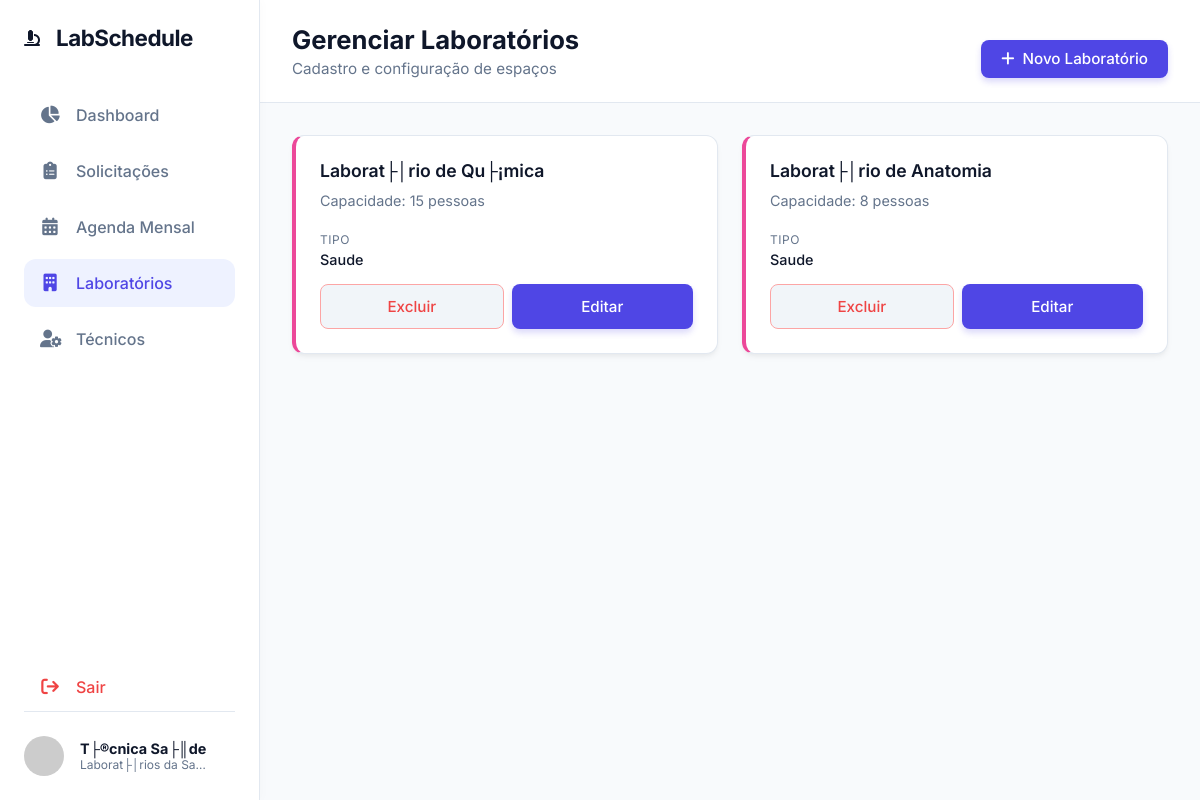
/views/laboratorios.php (signed in), run on the app's committed database.
### tables this page shows
CREATE TABLE `laboratories` (
  `id` int(11) NOT NULL AUTO_INCREMENT,
  `name` varchar(100) NOT NULL,
  `type` varchar(50) NOT NULL,
  `capacity` int(11) DEFAULT 30,
  `created_at` timestamp NOT NULL DEFAULT current_timestamp(),
  PRIMARY KEY (`id`)
);

### includes/auth_functions.php (called while the page is built, shortened)
<?php
function get_app_user() {
    return [
        'username' => $_SESSION['user'],
        'role' => $_SESSION['role'],
        'name' => $_SESSION['name'],
        'title' => $_SESSION['title']
    ];
}
?>

### views/laboratorios.php (the view, shortened to what this page needs)
<?php
require_once '../includes/auth_functions.php';
$current_user = get_app_user();
$database = new Database();
$db = $database->getConnection();
$laboratories = [];
if ($db) {
    $query = "SELECT * FROM laboratories";
    if ($current_user['role'] === 'tech_eng') {
        $query .= " WHERE type IN ('informatica', 'engenharia')";
    } else if ($current_user['role'] === 'tech_saude') {
        $query .= " WHERE type = 'saude'";
    }
    $stmt = $db->query($query);
    if ($stmt) {
        $laboratories = $stmt->fetchAll(PDO::FETCH_ASSOC);
    }
}
require_once '../includes/header.php';
require_once '../includes/sidebar.php';
?>
        <main class="main-content admin-content">
            <header class="top-header">
                <div class="header-left">
                    <h1>Gerenciar Laboratórios</h1>
                    <p class="current-date">Cadastro e configuração de espaços</p>
                </div>
                <div class="header-right">
                    <button class="btn btn-primary" onclick="openLabModal()">
                        <i class="fa-solid fa-plus"></i> Novo Laboratório
                    </button>
                </div>
            </header>
            <div class="admin-container">
                <div class="requests-grid">
                    <?php if (empty($laboratories)): ?>
                        <div class="empty-state" style="grid-column: 1 / -1; padding: 3rem; text-align: center; background: var(--surface-color); border-radius: 12px; border: 1px dashed var(--border-color);">
                            <i class="fa-solid fa-building-circle-xmark" style="font-size: 3rem; color: #cbd5e1; margin-bottom: 1rem;"></i>
                            <h3>Nenhum laboratório encontrado</h3>
                        </div>
                    <?php else: ?>
                        <?php foreach ($laboratories as $lab):
                            $border_color = 'var(--primary-color)';
                            if ($lab['type'] === 'informatica') $border_color = 'var(--lab1-color)';
                            elseif ($lab['type'] === 'saude') $border_color = 'var(--lab3-color)';
                            elseif ($lab['type'] === 'engenharia') $border_color = 'var(--lab4-color)';
                        ?>
                        <div class="request-card" style="border-left: 4px solid <?php echo $border_color; ?>;">
                            <div class="req-card-body">
                                <h3><?php echo htmlspecialchars($lab['name']); ?></h3>
                                <p>Capacidade: <?php echo htmlspecialchars($lab['capacity']); ?> pessoas</p>
                                <div class="info-item">
                                    <span class="info-label">Tipo</span>
                                    <span class="info-value" style="text-transform: capitalize;"><?php echo htmlspecialchars($lab['type']); ?></span>
                                </div>
                            </div>
                            <div class="req-card-actions" style="margin-top: 1rem; display: flex; gap: 0.5rem; justify-content: flex-end;">
                                <button class="btn btn-secondary" style="color: #ef4444; border-color: #fca5a5;" onclick="deleteLab(<?php echo $lab['id']; ?>)">Excluir</button>
                                <button class="btn btn-primary" onclick='openLabModal(<?php echo json_encode($lab); ?>)'>Editar</button>
                            </div>
                        </div>
                        <?php endforeach; ?>
                    <?php endif; ?>
                </div>
            </div>
        </main>
<?php require_once '../includes/footer.php'; ?>

### assets/css/style.css (style rules this page uses)
:root { --primary-color: #4f46e5; --primary-hover: #4338ca; --secondary-color: #10b981; --bg-color: #f8fafc; --surface-color: #ffffff; --surface-hover: #f1f5f9; --text-main: #0f172a; --text-muted: #64748b; --border-color: #e2e8f0; --lab1-color: #3b82f6; --lab2-color: #8b5cf6; --lab3-color: #ec4899; --lab4-color: #f59e0b; --sidebar-width: 260px; --transition-speed: 0.3s; --border-radius: 12px; }
* { margin: 0; padding: 0; box-sizing: border-box; font-family: 'Inter', sans-serif; }
body { background-color: var(--bg-color); color: var(--text-main); height: 100vh; overflow: hidden; }
.main-content { flex: 1; display: flex; flex-direction: column; overflow: hidden; }
.top-header { display: flex; justify-content: space-between; align-items: flex-end; padding: 1.5rem 2rem; background-color: var(--surface-color); border-bottom: 1px solid var(--border-color); }
.header-left h1 { font-size: 1.6rem; font-weight: 700; margin-bottom: 0.25rem; }
.current-date { color: var(--text-muted); font-size: 0.95rem; }
.header-right { display: flex; align-items: center; gap: 1.5rem; }
.btn { padding: 0.6rem 1.25rem; border: none; border-radius: 8px; cursor: pointer; font-weight: 500; font-size: 0.95rem; display: flex; align-items: center; gap: 0.5rem; transition: all var(--transition-speed); }
.btn-primary { background-color: var(--primary-color); color: white; box-shadow: 0 4px 6px rgba(79, 70, 229, 0.2); }
.btn-secondary { background-color: var(--surface-hover); color: var(--text-main); border: 1px solid var(--border-color); }
.admin-content { background-color: var(--bg-color); }
.admin-container { padding: 2rem; flex: 1; overflow-y: auto; }
.requests-grid { display: grid; grid-template-columns: repeat(auto-fill, minmax(320px, 1fr)); gap: 1.5rem; }
.request-card { background-color: var(--surface-color); border-radius: 12px; padding: 1.5rem; box-shadow: 0 4px 6px -1px rgba(0, 0, 0, 0.05), 0 2px 4px -1px rgba(0, 0, 0, 0.03); border: 1px solid var(--border-color); transition: transform 0.2s, box-shadow 0.2s, opacity 0.3s; display: flex; flex-direction: column; }
.req-card-body h3 { font-size: 1.1rem; font-weight: 600; margin-bottom: 0.5rem; color: var(--text-main); }
.req-card-body p { font-size: 0.9rem; color: var(--text-muted); margin-bottom: 1.25rem; line-height: 1.5; }
.info-item { display: flex; flex-direction: column; }
.info-label { font-size: 0.75rem; color: var(--text-muted); text-transform: uppercase; letter-spacing: 0.5px; margin-bottom: 0.25rem; }
.info-value { font-size: 0.9rem; font-weight: 500; color: var(--text-main); }
.req-card-actions { display: flex; gap: 0.75rem; margin-top: auto; }
.req-card-actions .btn { flex: 1; justify-content: center; padding: 0.75rem; }

### data on the page
laboratories: name "Laborat├│rio de Qu├¡mica", capacity "15", type "Saude"
laboratories: name "Laborat├│rio de Anatomia", capacity "8", type "Saude"

### other printed values
$current_user['name'] "T├®cnica Sa├║de"
$current_user['title'] "Laborat├│rios da Sa…"
